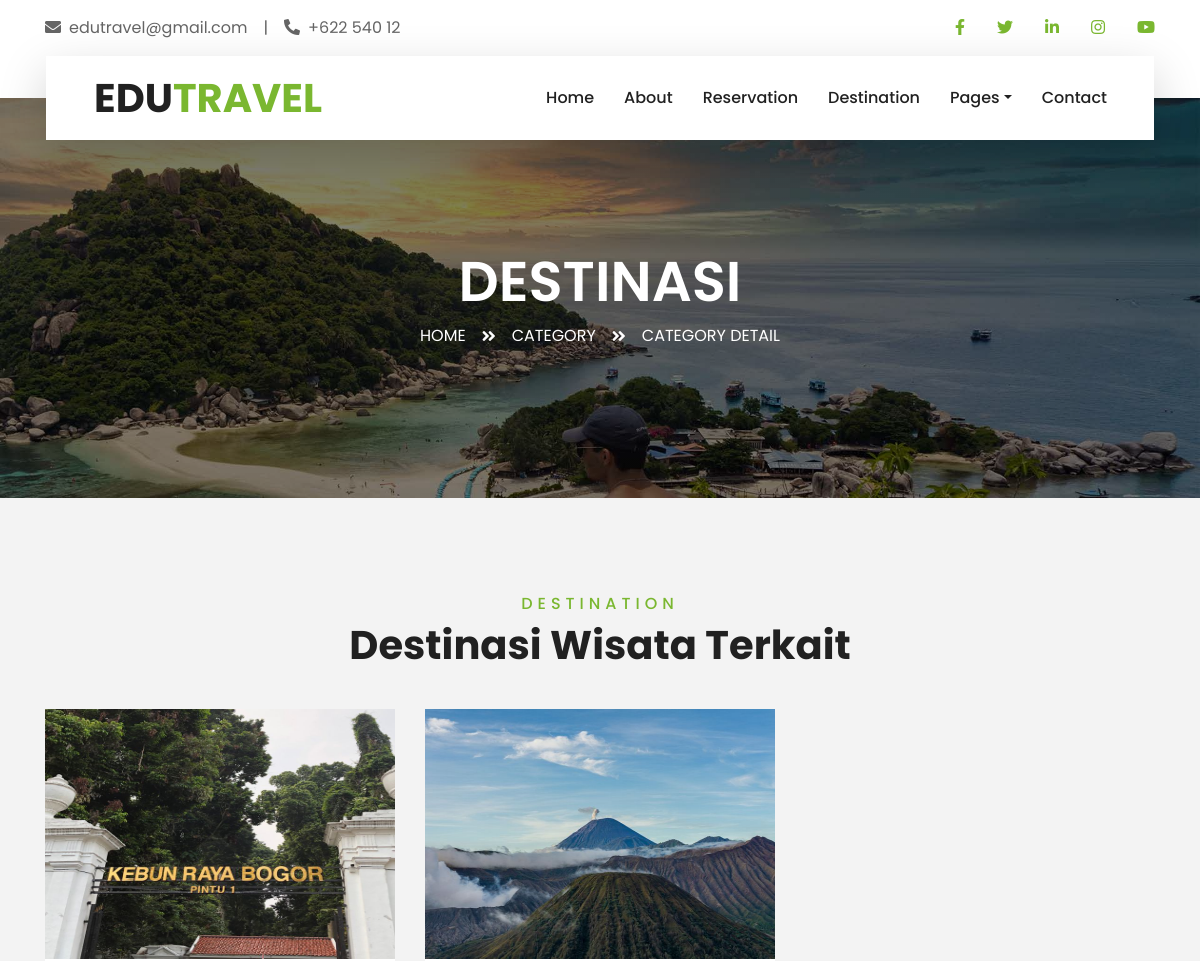
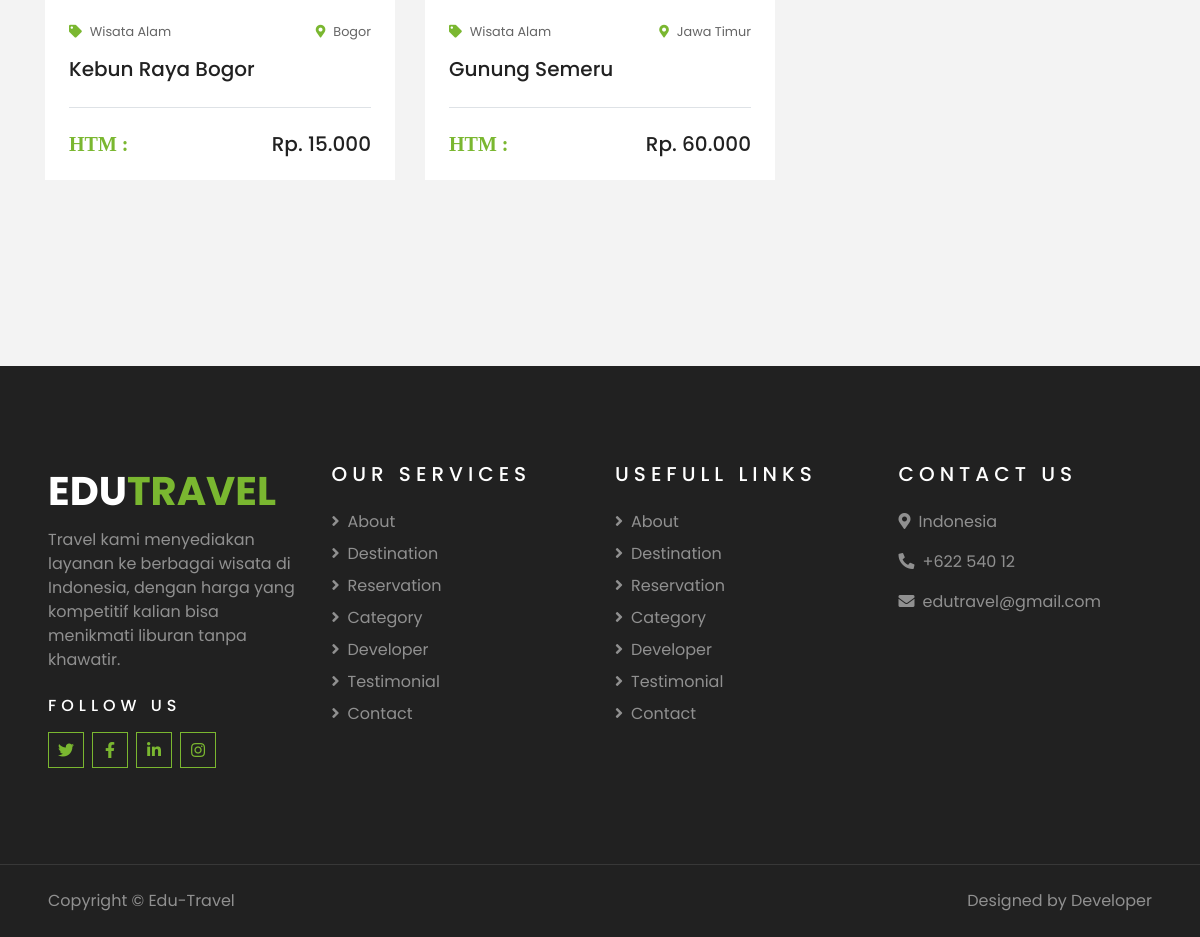
The page /travelling/main_page/detail_kategori.php?id_kategori=1 on the database its author committed (2 pictures, top to bottom).
### tables this page shows
CREATE TABLE `destinasi` (
  `id_destinasi` int(11) NOT NULL,
  `nama_destinasi` varchar(100) NOT NULL,
  `gambar` text NOT NULL,
  `lokasi` varchar(250) NOT NULL,
  `harga` decimal(10,2) NOT NULL,
  `deskripsi` varchar(500) NOT NULL,
  `id_kategori` int(11) NOT NULL
);

CREATE TABLE `kategori` (
  `id_kategori` int(11) NOT NULL,
  `nama_kategori` varchar(100) NOT NULL,
  `gambar_kategori` text NOT NULL
);

### travelling/main_page/detail_kategori.php (the view, shortened to what this page needs)
<!DOCTYPE html>
<html lang="en">
<head>
    <link href="https://cdnjs.cloudflare.com/ajax/libs/font-awesome/5.10.0/css/all.min.css" rel="stylesheet">
    <link href="lib/owlcarousel/assets/owl.carousel.min.css" rel="stylesheet">
    <link href="lib/tempusdominus/css/tempusdominus-bootstrap-4.min.css" rel="stylesheet" />
    <link href="css/style.css" rel="stylesheet">
</head>
<body>
    <div class="container-fluid bg-light pt-3 d-none d-lg-block">
        <div class="container">
            <div class="row">
                <div class="col-lg-6 text-center text-lg-left mb-2 mb-lg-0">
                    <div class="d-inline-flex align-items-center">
                        <p><i class="fa fa-envelope mr-2"></i>edutravel@gmail.com</p>
                        <p class="text-body px-3">|</p>
                        <p><i class="fa fa-phone-alt mr-2"></i>+622 540 12</p>
                    </div>
                </div>
                <div class="col-lg-6 text-center text-lg-right">
                    <div class="d-inline-flex align-items-center">
                        <a class="text-primary px-3" href="https://www.facebook.com">
                            <i class="fab fa-facebook-f"></i>
                        </a>
                        <a class="text-primary px-3" href="https://www.twitter.com">
                            <i class="fab fa-twitter"></i>
                        </a>
                        <a class="text-primary px-3" href="https://www.linkedin.com">
                            <i class="fab fa-linkedin-in"></i>
                        </a>
                        <a class="text-primary px-3" href="https://www.instagram.com">
                            <i class="fab fa-instagram"></i>
                        </a>
                        <a class="text-primary pl-3" href="https://www.youtube.com">
                            <i class="fab fa-youtube"></i>
                        </a>
                    </div>
                </div>
            </div>
        </div>
    </div>
    <div class="container-fluid position-relative nav-bar p-0">
        <div class="container-lg position-relative p-0 px-lg-3" style="z-index: 9;">
            <nav class="navbar navbar-expand-lg bg-light navbar-light shadow-lg py-3 py-lg-0 pl-3 pl-lg-5">
                <a href="index.php" class="navbar-brand">
                    <h1 class="m-0 text-primary"><span class="text-dark">EDU</span>TRAVEL</h1>
                </a>
                <div class="collapse navbar-collapse justify-content-between px-3" id="navbarCollapse">
                    <div class="navbar-nav ml-auto py-0">
                        <a href="index.php" class="nav-item nav-link">Home</a>
                        <a href="about.php" class="nav-item nav-link">About</a>
                        <a href="reservation.php" class="nav-item nav-link">Reservation</a>
                        <a href="destination.php" class="nav-item nav-link">Destination</a>
                        <div class="nav-item dropdown">
                            <a href="#" class="nav-link dropdown-toggle" data-toggle="dropdown">Pages</a>
                        </div>
                        <a href="contact.php" class="nav-item nav-link">Contact</a>
                    </div>
                </div>
            </nav>
        </div>
    </div>
    <div class="container-fluid page-header">
        <div class="container">
            <div class="d-flex flex-column align-items-center justify-content-center" style="min-height: 400px">
                <h3 class="display-4 text-white text-uppercase">Destinasi</h3>
                <div class="d-inline-flex text-white">
                    <p class="m-0 text-uppercase"><a class="text-white" href="index.php">Home</a></p>
                    <i class="fa fa-angle-double-right pt-1 px-3"></i>
                    <p class="m-0 text-uppercase"><a class="text-white" href="category.php">Category</a></p>
                    <i class="fa fa-angle-double-right pt-1 px-3"></i>
                    <p class="m-0 text-uppercase">Category Detail</p>
                </div>
            </div>
        </div>
    </div>
    <div class="container-fluid py-5">
        <div class="container pt-5 pb-3">
            <div class="text-center mb-3 pb-3">
                <h6 class="text-primary text-uppercase" style="letter-spacing: 5px;">Destination</h6>
                <h1>Destinasi Wisata Terkait</h1>
            </div>
            <div class="row">
                <?php
                    include '../koneksi.php';
                    $id_terima = $_GET['id_kategori'];
                    $query = mysqli_query($koneksi, "SELECT * FROM `kategori` as k JOIN `destinasi` as d ON k.id_kategori=d.id_kategori where d.id_kategori=$id_terima;");
                    if(mysqli_num_rows($query)>0){
                    while($data = mysqli_fetch_array($query)){
                ?>
                <div class="col-lg-4 col-md-6 mb-4">
                    <div class="package-item bg-white mb-2">
                        <img class="img-fluid" src="<?php echo $data["gambar"] ?>" style="width:350px; height:250px;">
                        <div class="p-4">
                            <div class="d-flex justify-content-between mb-3">
                                <small class="m-0"><i class="fas fa-tag text-primary mr-2"></i><?php echo $data["nama_kategori"] ?></small>
                                <small class="m-0"><i class="fa fa-map-marker-alt text-primary mr-2"></i><?php echo $data["lokasi"] ?></small>
                            </div>
                            <a class="h5 text-decoration-none" href="detail_destination.php?id_destinasi=<?php echo $data["id_destinasi"] ?>"><?php echo $data["nama_destinasi"] ?></a>
                            <div class="border-top mt-4 pt-4">
                                <div class="d-flex justify-content-between">
                                    <h5 class="m-0"><i class="fas text-primary mr-2"> HTM :</i></h5>
                                    <h5 class="m-0"><?php echo "Rp. " . number_format($data["harga"],0,',','.') ?></h5>
                                </div>
                            </div>
                        </div>
                    </div>
                </div>
                <?php } ?>
                <?php } ?>
            </div>
        </div>
    </div>
    <div class="container-fluid bg-dark text-white-50 py-5 px-sm-3 px-lg-5" style="margin-top: 90px;">
        <div class="row pt-5">
            <div class="col-lg-3 col-md-6 mb-5">
                <a href="" class="navbar-brand">
                    <h1 class="text-primary"><span class="text-white">EDU</span>TRAVEL</h1>
                </a>
                <p>Travel kami menyediakan layanan ke berbagai wisata di Indonesia, dengan harga yang kompetitif kalian bisa menikmati liburan tanpa khawatir.</p>
                <h6 class="text-white text-uppercase mt-4 mb-3" style="letter-spacing: 5px;">Follow Us</h6>
                <div class="d-flex justify-content-start">
                    <a class="btn btn-outline-primary btn-square mr-2" href="https://www.twitter.com"><i class="fab fa-twitter"></i></a>
                    <a class="btn btn-outline-primary btn-square mr-2" href="https://www.facebook.com"><i class="fab fa-facebook-f"></i></a>
                    <a class="btn btn-outline-primary btn-square mr-2" href="https://www.linkedin.com"><i class="fab fa-linkedin-in"></i></a>
                    <a class="btn btn-outline-primary btn-square" href="https://www.instagram.com"><i class="fab fa-instagram"></i></a>
                </div>
            </div>
            <div class="col-lg-3 col-md-6 mb-5">
                <h5 class="text-white text-uppercase mb-4" style="letter-spacing: 5px;">Our Services</h5>
                <div class="d-flex flex-column justify-content-start">
                    <a class="text-white-50 mb-2" href="about.php"><i class="fa fa-angle-right mr-2"></i>About</a>
                    <a class="text-white-50 mb-2" href="destination.php"><i class="fa fa-angle-right mr-2"></i>Destination</a>
                    <a class="text-white-50 mb-2" href="reservation.php"><i class="fa fa-angle-right mr-2"></i>Reservation</a>
                    <a class="text-white-50 mb-2" href="category.php"><i class="fa fa-angle-right mr-2"></i>Category</a>
                    <a class="text-white-50 mb-2" href="developer.php"><i class="fa fa-angle-right mr-2"></i>Developer</a>
                    <a class="text-white-50 mb-2" href="testimonial.php"><i class="fa fa-angle-right mr-2"></i>Testimonial</a>
                    <a class="text-white-50 mb-2" href="contact.php"><i class="fa fa-angle-right mr-2"></i>Contact</a>
                </div>
            </div>
            <div class="col-lg-3 col-md-6 mb-5">
                <h5 class="text-white text-uppercase mb-4" style="letter-spacing: 5px;">Usefull Links</h5>
                <div class="d-flex flex-column justify-content-start">
                    <a class="text-white-50 mb-2" href="about.php"><i class="fa fa-angle-right mr-2"></i>About</a>
                    <a class="text-white-50 mb-2" href="destination.php"><i class="fa fa-angle-right mr-2"></i>Destination</a>
                    <a class="text-white-50 mb-2" href="reservation.php"><i class="fa fa-angle-right mr-2"></i>Reservation</a>
                    <a class="text-white-50 mb-2" href="category.php"><i class="fa fa-angle-right mr-2"></i>Category</a>
                    <a class="text-white-50 mb-2" href="developer.php"><i class="fa fa-angle-right mr-2"></i>Developer</a>
                    <a class="text-white-50 mb-2" href="testimonial.php"><i class="fa fa-angle-right mr-2"></i>Testimonial</a>
                    <a class="text-white-50 mb-2" href="contact.php"><i class="fa fa-angle-right mr-2"></i>Contact</a>
                </div>
            </div>
            <div class="col-lg-3 col-md-6 mb-5">
                <h5 class="text-white text-uppercase mb-4" style="letter-spacing: 5px;">Contact Us</h5>
                <p><i class="fa fa-map-marker-alt mr-2"></i>Indonesia</p>
                <p><i class="fa fa-phone-alt mr-2"></i>+622 540 12</p>
                <p><i class="fa fa-envelope mr-2"></i>edutravel@gmail.com</p>
            </div>
        </div>
    </div>
    <div class="container-fluid bg-dark text-white border-top py-4 px-sm-3 px-md-5" style="border-color: rgba(256, 256, 256, .1) !important;">
        <div class="row">
            <div class="col-lg-6 text-center text-md-left mb-3 mb-md-0">
                <p class="m-0 text-white-50">Copyright &copy; Edu-Travel
                </p>
            </div>
            <div class="col-lg-6 text-center text-md-right">
                <p class="m-0 text-white-50">Designed by Developer
                </p>
            </div>
        </div>
    </div>
</body>
</html>

### rows shown on the page
destinasi: gambar (picture), id_kategori.nama_kategori "Wisata Alam", lokasi "Bogor", nama_destinasi "Kebun Raya Bogor", harga "15.000"
destinasi: gambar (picture), id_kategori.nama_kategori "Wisata Alam", lokasi "Jawa Timur", nama_destinasi "Gunung Semeru", harga "60.000"
